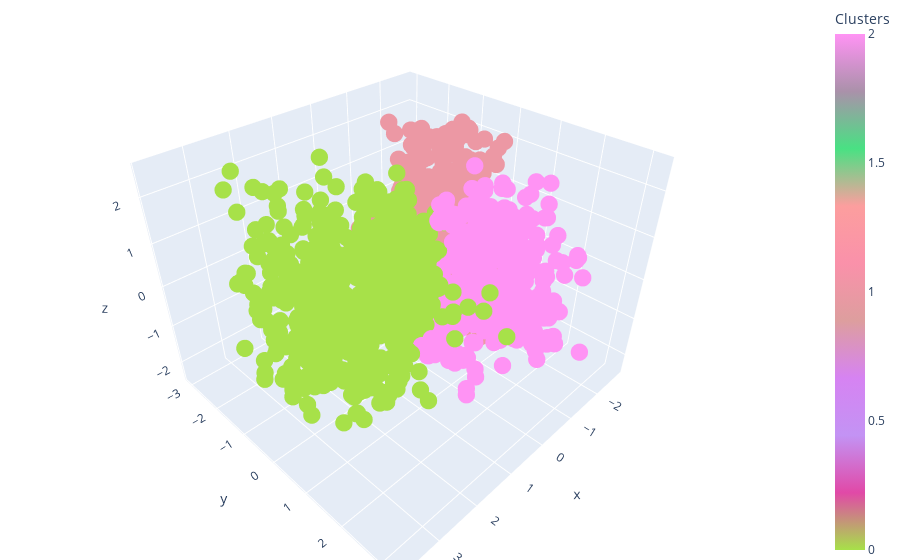

Source (notebook cell):
### Code cell
import plotly.graph_objs as go
from plotly.offline import init_notebook_mode, iplot, plot
x =PCA_df["PCA1"]
y =PCA_df["PCA2"]
z =PCA_df["PCA3"]
c =PCA_df["Clusters"]
trace1 = go.Scatter3d(x=x,y=y,z=z,mode='markers',marker=dict(size=6, color=c, colorscale=palette, colorbar=dict(title='Clusters')))
data = [trace1]
layout = go.Layout(margin=dict(l=0,r=0,b=0,t=0))
fig = go.Figure(data=data, layout=layout)
iplot(fig)

### Figure 1 — Plotly figure (JSON) as saved in the notebook; plotly's stock layout.template omitted (floating-point values rounded to 4 significant figures; data arrays with more than 128 entries replaced by an {"elided": "..."} marker saying what was removed)
{"data": [{"marker": {"color": {"elided": "1782 int values"}, "colorbar": {"title": {"text": "Clusters"}}, "colorscale": [[0, "#a7e149"], [0.1111, "#e149a7"], [0.2222, "#c393f4"], [0.3333, "#d683f2"], [0.4444, "#dd9e9e"], [0.5556, "#fa91aa"], [0.6667, "#fc9e9e"], [0.7778, "#49e183"], [0.8889, "#aa91aa"], [1, "#ff93f4"]], "size": 6}, "mode": "markers", "type": "scatter3d", "x": {"elided": "1782 float values"}, "y": {"elided": "1782 float values"}, "z": {"elided": "1782 float values"}}], "layout": {"margin": {"b": 0, "l": 0, "r": 0, "t": 0}}}
